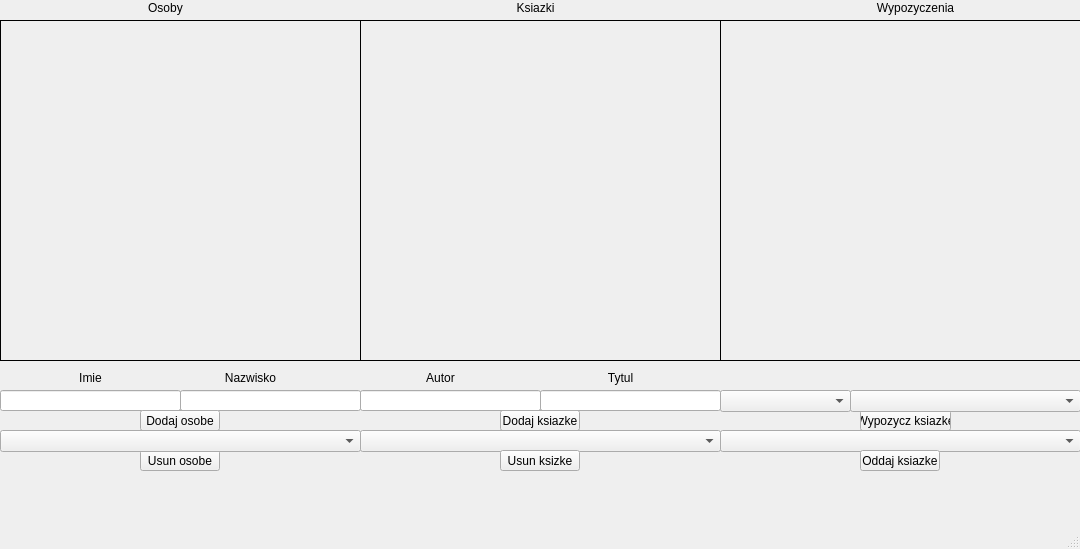
<?xml version="1.0" encoding="UTF-8"?>
<ui version="4.0">
 <class>MainWindow</class>
 <widget class="QMainWindow" name="MainWindow">
  <property name="geometry">
   <rect>
    <x>0</x>
    <y>0</y>
    <width>1080</width>
    <height>549</height>
   </rect>
  </property>
  <property name="windowTitle">
   <string>MainWindow</string>
  </property>
  <widget class="QWidget" name="centralwidget">
   <widget class="QLabel" name="czytelnicyLabel">
    <property name="geometry">
     <rect>
      <x>0</x>
      <y>20</y>
      <width>361</width>
      <height>341</height>
     </rect>
    </property>
    <property name="frameShape">
     <enum>QFrame::Box</enum>
    </property>
    <property name="text">
     <string/>
    </property>
    <property name="scaledContents">
     <bool>false</bool>
    </property>
    <property name="alignment">
     <set>Qt::AlignLeading|Qt::AlignLeft|Qt::AlignTop</set>
    </property>
    <property name="wordWrap">
     <bool>true</bool>
    </property>
   </widget>
   <widget class="QLabel" name="ksiazkiLabel">
    <property name="geometry">
     <rect>
      <x>360</x>
      <y>20</y>
      <width>361</width>
      <height>341</height>
     </rect>
    </property>
    <property name="frameShape">
     <enum>QFrame::Box</enum>
    </property>
    <property name="text">
     <string/>
    </property>
    <property name="alignment">
     <set>Qt::AlignLeading|Qt::AlignLeft|Qt::AlignTop</set>
    </property>
    <property name="wordWrap">
     <bool>true</bool>
    </property>
   </widget>
   <widget class="QLabel" name="WypozyczeniaLabel">
    <property name="geometry">
     <rect>
      <x>720</x>
      <y>20</y>
      <width>361</width>
      <height>341</height>
     </rect>
    </property>
    <property name="frameShape">
     <enum>QFrame::Box</enum>
    </property>
    <property name="text">
     <string/>
    </property>
    <property name="alignment">
     <set>Qt::AlignLeading|Qt::AlignLeft|Qt::AlignTop</set>
    </property>
    <property name="wordWrap">
     <bool>true</bool>
    </property>
   </widget>
   <widget class="QLabel" name="label">
    <property name="geometry">
     <rect>
      <x>100</x>
      <y>0</y>
      <width>131</width>
      <height>16</height>
     </rect>
    </property>
    <property name="text">
     <string>Osoby</string>
    </property>
    <property name="alignment">
     <set>Qt::AlignCenter</set>
    </property>
   </widget>
   <widget class="QLabel" name="label_2">
    <property name="geometry">
     <rect>
      <x>470</x>
      <y>0</y>
      <width>131</width>
      <height>16</height>
     </rect>
    </property>
    <property name="text">
     <string>Ksiazki</string>
    </property>
    <property name="alignment">
     <set>Qt::AlignCenter</set>
    </property>
   </widget>
   <widget class="QLabel" name="label_3">
    <property name="geometry">
     <rect>
      <x>850</x>
      <y>0</y>
      <width>131</width>
      <height>16</height>
     </rect>
    </property>
    <property name="text">
     <string>Wypozyczenia</string>
    </property>
    <property name="alignment">
     <set>Qt::AlignCenter</set>
    </property>
   </widget>
   <widget class="QLabel" name="label_4">
    <property name="geometry">
     <rect>
      <x>50</x>
      <y>370</y>
      <width>81</width>
      <height>16</height>
     </rect>
    </property>
    <property name="text">
     <string>Imie</string>
    </property>
    <property name="alignment">
     <set>Qt::AlignCenter</set>
    </property>
   </widget>
   <widget class="QLabel" name="label_5">
    <property name="geometry">
     <rect>
      <x>210</x>
      <y>370</y>
      <width>81</width>
      <height>16</height>
     </rect>
    </property>
    <property name="text">
     <string>Nazwisko</string>
    </property>
    <property name="alignment">
     <set>Qt::AlignCenter</set>
    </property>
   </widget>
   <widget class="QLineEdit" name="imieEdit">
    <property name="geometry">
     <rect>
      <x>0</x>
      <y>390</y>
      <width>181</width>
      <height>21</height>
     </rect>
    </property>
   </widget>
   <widget class="QLineEdit" name="nazwiskoEdit">
    <property name="geometry">
     <rect>
      <x>180</x>
      <y>390</y>
      <width>181</width>
      <height>21</height>
     </rect>
    </property>
   </widget>
   <widget class="QPushButton" name="osobaDodaj">
    <property name="geometry">
     <rect>
      <x>140</x>
      <y>410</y>
      <width>80</width>
      <height>21</height>
     </rect>
    </property>
    <property name="text">
     <string>Dodaj osobe</string>
    </property>
   </widget>
   <widget class="QPushButton" name="pushButton">
    <property name="geometry">
     <rect>
      <x>140</x>
      <y>450</y>
      <width>80</width>
      <height>21</height>
     </rect>
    </property>
    <property name="text">
     <string>Usun osobe</string>
    </property>
   </widget>
   <widget class="QComboBox" name="osobyBox">
    <property name="geometry">
     <rect>
      <x>0</x>
      <y>430</y>
      <width>361</width>
      <height>22</height>
     </rect>
    </property>
   </widget>
   <widget class="QPushButton" name="ksiazkaDodaj">
    <property name="geometry">
     <rect>
      <x>500</x>
      <y>410</y>
      <width>80</width>
      <height>21</height>
     </rect>
    </property>
    <property name="text">
     <string>Dodaj ksiazke</string>
    </property>
   </widget>
   <widget class="QComboBox" name="ksiazkiBox">
    <property name="geometry">
     <rect>
      <x>360</x>
      <y>430</y>
      <width>361</width>
      <height>22</height>
     </rect>
    </property>
   </widget>
   <widget class="QPushButton" name="ksiazkaUsun">
    <property name="geometry">
     <rect>
      <x>500</x>
      <y>450</y>
      <width>80</width>
      <height>21</height>
     </rect>
    </property>
    <property name="text">
     <string>Usun ksizke</string>
    </property>
   </widget>
   <widget class="QLineEdit" name="tytulEdit">
    <property name="geometry">
     <rect>
      <x>540</x>
      <y>390</y>
      <width>181</width>
      <height>21</height>
     </rect>
    </property>
   </widget>
   <widget class="QLineEdit" name="autorEdit">
    <property name="geometry">
     <rect>
      <x>360</x>
      <y>390</y>
      <width>181</width>
      <height>21</height>
     </rect>
    </property>
   </widget>
   <widget class="QLabel" name="label_6">
    <property name="geometry">
     <rect>
      <x>580</x>
      <y>370</y>
      <width>81</width>
      <height>16</height>
     </rect>
    </property>
    <property name="text">
     <string>Tytul</string>
    </property>
    <property name="alignment">
     <set>Qt::AlignCenter</set>
    </property>
   </widget>
   <widget class="QLabel" name="label_7">
    <property name="geometry">
     <rect>
      <x>400</x>
      <y>370</y>
      <width>81</width>
      <height>16</height>
     </rect>
    </property>
    <property name="text">
     <string>Autor</string>
    </property>
    <property name="alignment">
     <set>Qt::AlignCenter</set>
    </property>
   </widget>
   <widget class="QPushButton" name="wypozyczButton">
    <property name="geometry">
     <rect>
      <x>860</x>
      <y>410</y>
      <width>91</width>
      <height>21</height>
     </rect>
    </property>
    <property name="text">
     <string>Wypozycz ksiazke</string>
    </property>
   </widget>
   <widget class="QComboBox" name="wypozyczeniaBox">
    <property name="geometry">
     <rect>
      <x>720</x>
      <y>430</y>
      <width>361</width>
      <height>22</height>
     </rect>
    </property>
   </widget>
   <widget class="QPushButton" name="oddajButton">
    <property name="geometry">
     <rect>
      <x>860</x>
      <y>450</y>
      <width>80</width>
      <height>21</height>
     </rect>
    </property>
    <property name="text">
     <string>Oddaj ksiazke</string>
    </property>
   </widget>
   <widget class="QComboBox" name="osobyBox2">
    <property name="geometry">
     <rect>
      <x>720</x>
      <y>390</y>
      <width>131</width>
      <height>22</height>
     </rect>
    </property>
   </widget>
   <widget class="QComboBox" name="ksiazkiBox2">
    <property name="geometry">
     <rect>
      <x>850</x>
      <y>390</y>
      <width>231</width>
      <height>22</height>
     </rect>
    </property>
   </widget>
  </widget>
  <widget class="QMenuBar" name="menubar">
   <property name="geometry">
    <rect>
     <x>0</x>
     <y>0</y>
     <width>1080</width>
     <height>20</height>
    </rect>
   </property>
  </widget>
  <widget class="QStatusBar" name="statusbar"/>
 </widget>
 <resources/>
 <connections/>
</ui>
